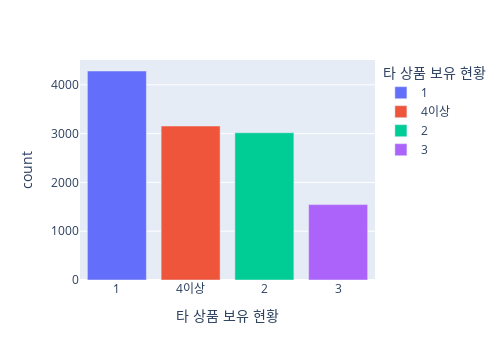

Notebook code for this chart:
### Markdown cell above
# 6. 타상품 보유 현황 확인

### Code cell
t = data[["타 상품 보유 현황"]].value_counts().reset_index()
t.plot(x = "타 상품 보유 현황", y = "count",
      kind = "bar", backend = "plotly",color = "타 상품 보유 현황", width = 500)

### Figure 1 — Plotly figure (JSON) as saved in the notebook; plotly's stock layout.template omitted (floating-point values rounded to 4 significant figures)
{"data": [{"alignmentgroup": "True", "hovertemplate": "타 상품 보유 현황=%{x}<br>count=%{y}<extra></extra>", "legendgroup": "1", "marker": {"color": "#636efa", "pattern": {"shape": ""}}, "name": "1", "offsetgroup": "1", "orientation": "v", "showlegend": true, "textposition": "auto", "type": "bar", "x": ["1"], "xaxis": "x", "y": [4283], "yaxis": "y"}, {"alignmentgroup": "True", "hovertemplate": "타 상품 보유 현황=%{x}<br>count=%{y}<extra></extra>", "legendgroup": "4이상", "marker": {"color": "#EF553B", "pattern": {"shape": ""}}, "name": "4이상", "offsetgroup": "4이상", "orientation": "v", "showlegend": true, "textposition": "auto", "type": "bar", "x": ["4이상"], "xaxis": "x", "y": [3155], "yaxis": "y"}, {"alignmentgroup": "True", "hovertemplate": "타 상품 보유 현황=%{x}<br>count=%{y}<extra></extra>", "legendgroup": "2", "marker": {"color": "#00cc96", "pattern": {"shape": ""}}, "name": "2", "offsetgroup": "2", "orientation": "v", "showlegend": true, "textposition": "auto", "type": "bar", "x": ["2"], "xaxis": "x", "y": [3017], "yaxis": "y"}, {"alignmentgroup": "True", "hovertemplate": "타 상품 보유 현황=%{x}<br>count=%{y}<extra></extra>", "legendgroup": "3", "marker": {"color": "#ab63fa", "pattern": {"shape": ""}}, "name": "3", "offsetgroup": "3", "orientation": "v", "showlegend": true, "textposition": "auto", "type": "bar", "x": ["3"], "xaxis": "x", "y": [1545], "yaxis": "y"}], "layout": {"barmode": "relative", "height": 360, "legend": {"title": {"text": "타 상품 보유 현황"}, "tracegroupgap": 0}, "margin": {"t": 60}, "width": 500, "xaxis": {"anchor": "y", "autorange": true, "categoryarray": ["1", "4이상", "2", "3"], "categoryorder": "array", "domain": [0, 1], "range": [-0.5, 3.5], "title": {"text": "타 상품 보유 현황"}, "type": "category"}, "yaxis": {"anchor": "x", "autorange": true, "domain": [0, 1], "range": [0, 4508.0], "title": {"text": "count"}, "type": "linear"}}}
